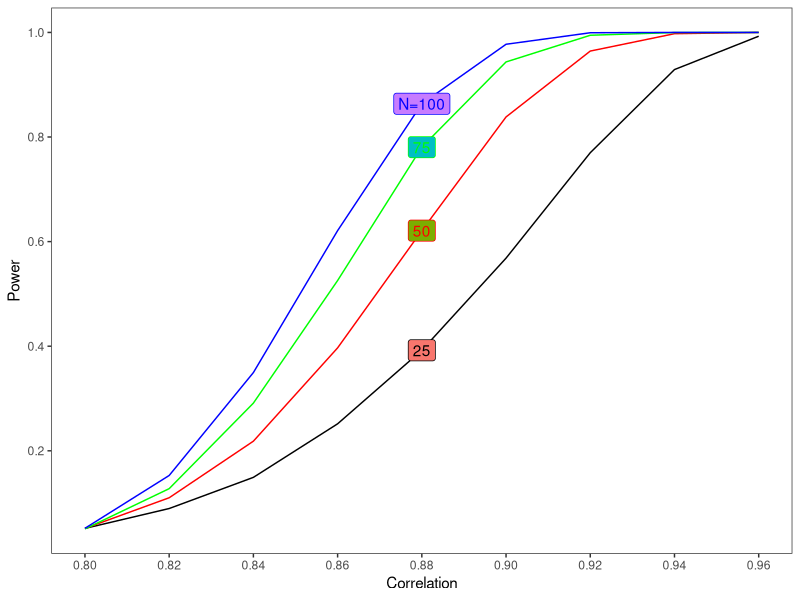

The R source for this figure:
## ---- chunk 1
library(ggplot2)
power_correlation <- function(N, rho){
  set.seed(20394)
suppressPackageStartupMessages(require(mvtnorm))
null_correlation <- 0.8
R <- 5000

sigma <- array(c(1,rho,rho,1), c(2,2))
mu <- c(0,0)

detect <- rep(NA, R)
for(i in 1:R){
  data <- rmvnorm(N, mean = mu, sigma = sigma)
  results <- cor.test(x = data[,1], y = data[,2], alternative = "greater")
  detect[i] <- results$conf.int[1] > null_correlation
}
power <- mean(detect)
}
## ---- chunk 2
N <- c(25, 50, 75, 100)
correlation <- seq(0.8,0.96,0.02)
data <- expand.grid(N = N, correlation = correlation, power = NA)
for (i in 1:length(data[,1])) {
  data$power[i] = power_correlation(data[i,1], data[i,2])
}
## ---- chunk 3
label <- data.frame(correlation = c(0.88, 0.88, 0.88, 0.88),
                    power = c(0.3922, 0.6210, 0.7806, 0.8636),
                    label = c("25", "50", "75", "N=100"))
cols <- c("25" = "black", "50" = "red", "75" = "green", "100" = "blue")
ggplot(data, aes(x = correlation, y = power, group = N, colour = factor(N), fill = factor(N))) +
  geom_line() +
  geom_label(data = label, aes(label = label)) +
  scale_colour_manual(values = cols) +
  scale_x_continuous(breaks = seq(0.80, 0.96, 0.02)) +
  scale_y_continuous(breaks = seq(0.0, 1.0, 0.2)) +
  xlab("Correlation") +
  ylab("Power") +
  theme_bw() +
  theme(legend.position = "None",
        panel.grid.major = element_blank(),
        panel.grid.minor = element_blank())
